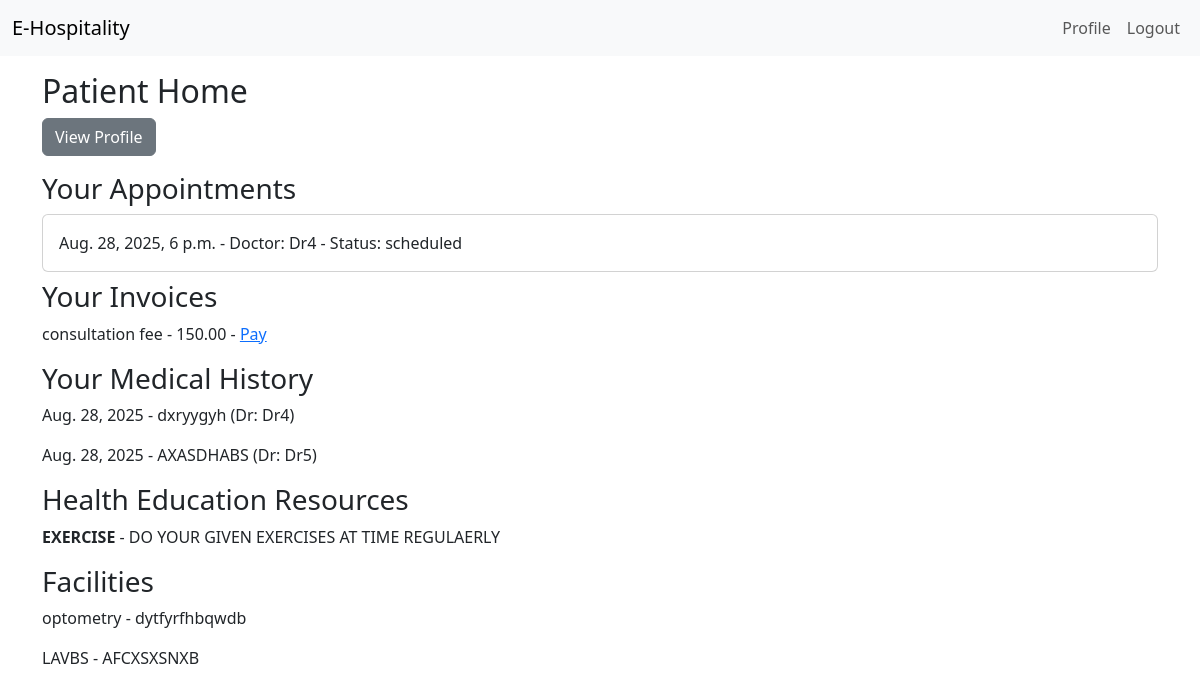
The app's page /patient/ (signed in) with its own data.
### patient/models.py (models this page shows, shortened)
class Appointment(models.Model):
    STATUS_CHOICES = (('scheduled','Scheduled'), ('cancelled','Cancelled'), ('done','Done'))
    patient = models.ForeignKey(User, related_name='appointments', on_delete=models.CASCADE)
    doctor = models.ForeignKey(User, related_name='doctor_appointments', on_delete=models.SET_NULL, null=True, blank=True)
    date = models.DateTimeField()
    reason = models.TextField(blank=True)
    status = models.CharField(max_length=20, choices=STATUS_CHOICES, default='scheduled')
    created_at = models.DateTimeField(auto_now_add=True)

class Invoice(models.Model):
    patient = models.ForeignKey(User, related_name='invoices', on_delete=models.CASCADE)
    amount = models.DecimalField(max_digits=8, decimal_places=2)
    description = models.CharField(max_length=255)
    paid = models.BooleanField(default=False)
    created_at = models.DateTimeField(auto_now_add=True)

class PatientHistory(models.Model):
    patient = models.ForeignKey(User, related_name='history_records', on_delete=models.CASCADE)
    doctor = models.ForeignKey(User, related_name='history_as_doctor', on_delete=models.SET_NULL, null=True, blank=True)
    diagnosis = models.TextField()
    treatment = models.TextField()
    notes = models.TextField(blank=True, null=True)
    date = models.DateField(auto_now_add=True)

### doctor/models.py (models this page shows, shortened)
class HealthEducationResource(models.Model):
    CATEGORY_CHOICES = (
        ('diet', 'Diet & Nutrition'),
        ('exercise', 'Exercise & Fitness'),
        ('mental', 'Mental Health'),
        ('disease', 'Disease Awareness'),
        ('other', 'Other'),
    )
    title = models.CharField(max_length=200)
    category = models.CharField(max_length=50, choices=CATEGORY_CHOICES, default='other')
    description = models.TextField()
    link = models.URLField(blank=True, null=True)
    uploaded_at = models.DateTimeField(auto_now_add=True)

class Facility(models.Model):
    name = models.CharField(max_length=200)
    description = models.TextField(blank=True, null=True)

### patient/views.py (the view)
# urls.py: path('', lambda request: redirect('patient:home')),
@login_required
def home(request):
    if hasattr(request.user, 'doctorprofile'):
        return redirect('doctor:dashboard')
    appts = Appointment.objects.filter(patient=request.user).order_by('-date')
    invoices = Invoice.objects.filter(patient=request.user)
    histories = PatientHistory.objects.filter(patient=request.user).order_by('-date')
    resources = HealthEducationResource.objects.all()
    facilities = Facility.objects.all()
    return render(request, 'patient/home.html', {'appointments': appts, 'invoices': invoices, 'histories': histories, 'resources': resources, 'facilities': facilities})

### patient/templates/patient/home.html
{% extends 'base.html' %}
{% block content %}
<h2>Patient Home</h2>
<p><a class="btn btn-secondary" href="{% url 'patient:profile' %}">View Profile</a></p>
<h3>Your Appointments</h3>
{% for a in appointments %}<div class='card mb-2'><div class='card-body'>{{ a.date }} - Doctor: {{ a.doctor }} - Status: {{ a.status }}</div></div>{% empty %}<p>No appointments yet.</p>{% endfor %}
<h3>Your Invoices</h3>
{% for inv in invoices %}<p>{{ inv.description }} - {{ inv.amount }} - {% if inv.paid %}Paid{% else %}<a href="{% url 'patient:pay_invoice' inv.id %}">Pay</a>{% endif %}</p>{% empty %}<p>No invoices</p>{% endfor %}
<h3>Your Medical History</h3>
{% for h in histories %}<p>{{ h.date }} - {{ h.diagnosis }} (Dr: {{ h.doctor }})</p>{% empty %}<p>No history</p>{% endfor %}
<h3>Health Education Resources</h3>
{% for r in resources %}<p><strong>{{ r.title }}</strong> - {{ r.description }} {% if r.link %}<a href='{{ r.link }}'>Read</a>{% endif %}</p>{% empty %}<p>No resources yet.</p>{% endfor %}
<h3>Facilities</h3>
{% for f in facilities %}<p>{{ f.name }} - {{ f.description }}</p>{% empty %}<p>No facilities.</p>{% endfor %}
{% endblock %}

### templates/base.html (shortened to what this page needs)
<!doctype html>
<html lang="en">
<head>
  <link href="https://cdn.jsdelivr.net/npm/bootstrap@5.3.0/dist/css/bootstrap.min.css" rel="stylesheet">
</head>
<body>
<nav class="navbar navbar-expand-lg navbar-light bg-light mb-3">
  <div class="container-fluid">
    <a class="navbar-brand" href="/">E-Hospitality</a>
    <div class="collapse navbar-collapse">
      <ul class="navbar-nav ms-auto">
        {% if user.is_authenticated %}
          <li class="nav-item"><a class="nav-link" href="{% url 'patient:profile' %}">Profile</a></li>
          <li class="nav-item"><a class="nav-link" href="{% url 'logout' %}">Logout</a></li>
        {% else %}
          <li class="nav-item"><a class="nav-link" href="{% url 'login' %}">Login</a></li>
          <li class="nav-item"><a class="nav-link" href="{% url 'patient:register' %}">Register Patient</a></li>
          <li class="nav-item"><a class="nav-link" href="{% url 'doctor:register' %}">Register Doctor</a></li>
        {% endif %}
      </ul>
    </div>
  </div>
</nav>
<div class="container">
  {% block content %}{% endblock %}
</div>
</body>
</html>

### records on screen
Appointment: date "Aug. 28, 2025, 6 p.m.", doctor "Dr4", status "scheduled"
Invoice: description "consultation fee", amount "150.00", paid "Pay"
PatientHistory: date "Aug. 28, 2025", diagnosis "dxryygyh", doctor "Dr4"
PatientHistory: date "Aug. 28, 2025", diagnosis "AXASDHABS", doctor "Dr5"
HealthEducationResource: title "EXERCISE", description "DO YOUR GIVEN EXERCISES AT TIME REGULAERLY"
Facility: name "optometry", description "dytfyrfhbqwdb"
Facility: name "LAVBS", description "AFCXSXSNXB"
